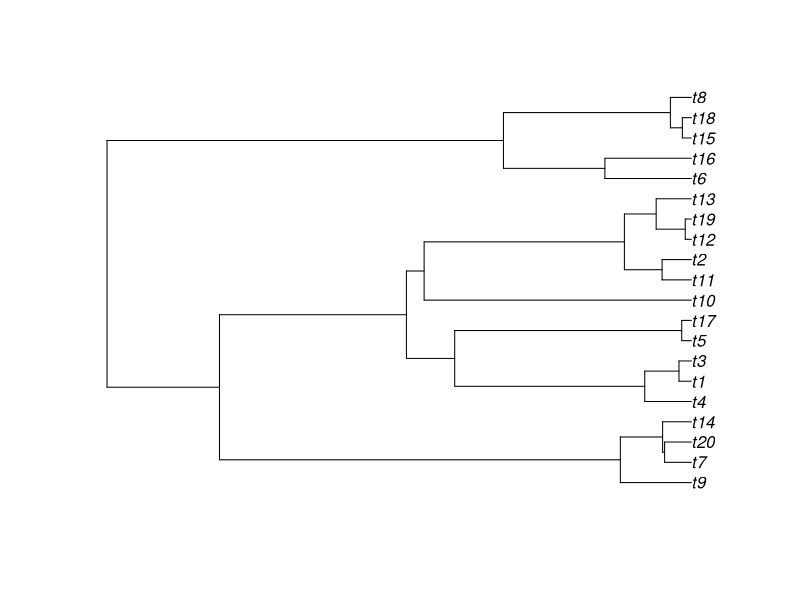

The R source for this figure:
### R code from vignette source 'intro.Rnw'
### Encoding: UTF-8

###################################################
### code chunk number 1: intro.Rnw:26-27
###################################################
options(keep.source=TRUE)


###################################################
### code chunk number 2: intro.Rnw:111-115
###################################################
print("Hello world.")
4+5
4^5
8*(7+3)


###################################################
### code chunk number 3: intro.Rnw:126-130
###################################################
# R will completely ignore this line of text
3+4 #R will execute the first part of this line and ignore the rest
# if you need to include a long note with several lines of text,
# be certain that each line is preceded by a # 


###################################################
### code chunk number 4: intro.Rnw:138-139
###################################################
3*4 # This is a comment 


###################################################
### code chunk number 5: intro.Rnw:164-165
###################################################
?cor.test  # this will open up the help file for the "cor.test" function


###################################################
### code chunk number 6: intro.Rnw:184-185
###################################################
library(deSolve)  # this will load the deSolve package 


###################################################
### code chunk number 7: intro.Rnw:190-191
###################################################
?deSolve   # this accesses the main page of the deSolve help files if deSolve is loaded. 


###################################################
### code chunk number 8: intro.Rnw:209-214
###################################################
4 * 6
5 ^ 4
119 / 10
119 %/% 10
119 %% 10


###################################################
### code chunk number 9: intro.Rnw:241-243
###################################################
4 + 2 * 3 + 4
(4 + 2) * (3 + 4)


###################################################
### code chunk number 10: intro.Rnw:248-249
###################################################
119/10; 119 %/% 10; 119 %% 10


###################################################
### code chunk number 11: intro.Rnw:270-274
###################################################
4 == 6
6 == 6
4 != 6
4 > 6


###################################################
### code chunk number 12: intro.Rnw:314-319
###################################################
floor(3.4)
ceiling(3.4)
log(304)
log10(304)
abs(44)


###################################################
### code chunk number 13: intro.Rnw:362-364
###################################################
bob <- 20
bob


###################################################
### code chunk number 14: intro.Rnw:388-390
###################################################
infectious.period <- 20  # infectious period in units of days
infectious.period


###################################################
### code chunk number 15: intro.Rnw:395-397
###################################################
log10(bob)
bob*2

###################################################
### code chunk number 16: intro.Rnw:402-404
###################################################
bob <- 40
bob


###################################################
### code chunk number 17: intro.Rnw:409-411
###################################################
bob <- bob+2
bob


###################################################
### code chunk number 18: intro.Rnw:416-417
###################################################
str(bob)


###################################################
### code chunk number 19: intro.Rnw:432-434
###################################################
x <- c(1,3,5,7,2,8,4,4,10)
x


###################################################
### code chunk number 20: intro.Rnw:439-442
###################################################
1:10
x <- c(1:10)
x


###################################################
### code chunk number 21: intro.Rnw:447-450
###################################################
rep(2, 5)
x <- rep(2,10)
x


###################################################
### code chunk number 22: intro.Rnw:455-459
###################################################
x <- rnorm(10)
x
x <- rnorm(10, mean = 5)
x


###################################################
### code chunk number 23: intro.Rnw:464-468
###################################################
x <- rbinom(10, 1, 0.5)
x
x <- rbinom(10, 4, 0.5)
x


###################################################
### code chunk number 24: intro.Rnw:473-475
###################################################
x <- c(1,3,5,7, 1:8, rep(2,3))
x


###################################################
### code chunk number 25: intro.Rnw:480-486
###################################################
x <- c(1:10)
x
x <- append(x, 11)
x
x <- append(x, x)
x


###################################################
### code chunk number 26: intro.Rnw:500-503
###################################################
x <- c(1:20)
x[4]
x[4:15]


###################################################
### code chunk number 27: intro.Rnw:508-511
###################################################
x[-4:-10]
x <- x[-4]
x


###################################################
### code chunk number 28: intro.Rnw:516-520
###################################################
x <- c(1:20)
y <- c(3, 5, 12)
x[y]
x[-y]


###################################################
### code chunk number 29: intro.Rnw:525-530
###################################################
x <- c(1:5,2,2,2,2,2)
x[x > 4]
x[x < 4]
which(x < 4)
which(x == 2)


###################################################
### code chunk number 30: intro.Rnw:545-553
###################################################
 x <- c(1:10)

 x/2
 
 x-2
 
 log10(x)
 


###################################################
### code chunk number 31: intro.Rnw:559-566
###################################################
 x <- c(1:10)
 y <- c(1:5,2,2,2,2,2)

y <- x+y

 x/y



###################################################
### code chunk number 32: intro.Rnw:582-593
###################################################
 x <- c(1,3,5,7,20,2,8,4,4,10,2,2,1,1,15,3)

 head(x)

 max(x)

 unique(x)

 sort(x)

 mean(x)


###################################################
### code chunk number 33: intro.Rnw:623-624
###################################################
length(unique(x))


###################################################
### code chunk number 34: intro.Rnw:629-634
###################################################
 x <- c(1:20)

 sample(x)

 sample(x, replace = T)


###################################################
### code chunk number 35: intro.Rnw:652-654
###################################################
 y <- c("Escherichia","Chlamydia","Bacillus","Brachyspira","Leptonema")
 y


###################################################
### code chunk number 36: intro.Rnw:659-663
###################################################

 x <- c(1:5)
 names(x) <- y
 x


###################################################
### code chunk number 37: intro.Rnw:668-671
###################################################

 names(x) <- c("Escherichia","Chlamydia","Bacillus","Brachyspira","Leptonema")
 x


###################################################
### code chunk number 38: intro.Rnw:687-690
###################################################
x <- c(1:25)
y <- matrix(x, nrow=5)
y


###################################################
### code chunk number 39: intro.Rnw:695-697
###################################################
z <- matrix(x, byrow=T, nrow=5)
z


###################################################
### code chunk number 40: intro.Rnw:708-709
###################################################
z[2,5]


###################################################
### code chunk number 41: intro.Rnw:714-716
###################################################
z[2,]
z[,5]


###################################################
### code chunk number 42: intro.Rnw:733-737
###################################################
z
z*2
z+2
z*z


###################################################
### code chunk number 43: intro.Rnw:742-744
###################################################
z%*%z
z%/%y


###################################################
### code chunk number 44: intro.Rnw:749-753
###################################################
max(z)
mean(z)
mean(z[2,])
sample(z[2,], replace=T)


###################################################
### code chunk number 45: intro.Rnw:758-761
###################################################
dim(z)
t(z)  #transpose
colMeans(z)


###################################################
### code chunk number 46: intro.Rnw:802-807
###################################################
sums <- rowSums(z)
z2 <- rbind(z, sums)
z2
z2 <- cbind(z, sums)
z2


###################################################
### code chunk number 47: intro.Rnw:812-818
###################################################
data <- matrix(c(0, 0, 0, 1, 0, 0, 1, 1, 1, 0, 0, 0, 1, 0, 0, 0, 1, 0, 0, 0, 0, 0, 0, 0, 1), nrow=5)
cols <- c("Escherichia","Chlamydia","Bacillus","Brachyspira","Leptonema")
rows <-c("Ovis", "Canis", "Felis", "Capra", "Sus")
colnames(data) <- cols
rownames(data) <- rows
data


###################################################
### code chunk number 48: intro.Rnw:829-839
###################################################
#first create some data vectors
disease <- c("Cpox","ADisentary","Malaria","Flu","Plague")
agent <- c("Viral","Protozoan","Protozoan","Viral","Bacterial")
trans <- c(1,0,0,1,0)
vector <- c(0,0,1,0,1)
vir <- c(4,4,3,2,5)

#now combine them into a data frame
diseases <- data.frame(disease,agent,trans,vector,vir)
diseases


#now combine them into a data frame, this time assigning names
diseases <- data.frame(name=disease,type=agent,tmode=trans,vecborne=vector,virulence=vir)
diseases


###################################################
### code chunk number 49: intro.Rnw:844-845
###################################################
str(diseases)


###################################################
### code chunk number 50: intro.Rnw:850-853
###################################################
diseases[,2]

diseases$type


###################################################
### code chunk number 51: intro.Rnw:863-865
###################################################
stuff <- list(1:10, z2, diseases)
str(stuff)


###################################################
### code chunk number 52: intro.Rnw:870-872
###################################################
x <- stuff[[1]]
x


###################################################
### code chunk number 53: intro.Rnw:877-880
###################################################
stuff <- list(numbers=1:10, matrix=z2, dis=diseases)
stuff[[3]]
stuff$dis


###################################################
### code chunk number 54: intro.Rnw:898-906
###################################################
Rounder <- function(x){
   #this function uses the floor function to 
   #do what the round function does
   x <- x+0.5
   floor(x)
 }

ls()


###################################################
### code chunk number 55: intro.Rnw:912-915
###################################################
Rounder(3.1)
Rounder(3.7)
Rounder(z2*3.8)


###################################################
### code chunk number 56: intro.Rnw:926-946
###################################################
#The same function as above written following Google style guidelines:

Rounder2 <- function(x){
   #this function uses the floor function to 
   #do what the round function does
   #
   #Args:
   #    x: x must be of type numeric
   #
   #Returns:
   #   x or all elements of x rounded to the nearest integer
   #
   #Error handling
   if (is.numeric(x)==FALSE){
     stop("x is not of type numeric")
   }
   x <- x+0.5
   y <- floor(x)
   return(y)
 }


###################################################
### code chunk number 57: intro.Rnw:962-973
###################################################
# A simple function that needs functions from the ape library to run
# ape is a library of functions for analysis of evolutionary relationships:

RandTreePlotter <- function(x){
   #this function creates a plot of a random evolutionary tree
   #of size x
   require(ape)
   tree <- rcoal(x)
   plot(tree)
 }
RandTreePlotter(20)


###################################################
### code chunk number 58: intro.Rnw:992-999
###################################################
x <- 8

if (x < 9) print("x is less than nine")
 
x <- 10

if (x < 9) print("x is less than nine")


###################################################
### code chunk number 59: intro.Rnw:1009-1019
###################################################
Isitaten <- function(x){
 if (x == 10)
 print("It's a ten!")
 else print("Not a ten")
}


Isitaten(11)

Isitaten(10)


###################################################
### code chunk number 60: intro.Rnw:1030-1033
###################################################
for (i in 10:20) print(2*i)
y <- c(2.3, 4.4, 3.7, 1.2)
for (i in y) print(2*i)


###################################################
### code chunk number 61: intro.Rnw:1045-1052
###################################################
y <- 1
while(y < 10){
 print(y)
 y <- y+1
}

print("Thank goodness that's done")
